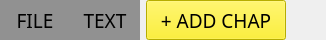
    <widget class="QWidget" name="w_top" native="true">
     <property name="minimumSize">
      <size>
       <width>0</width>
       <height>40</height>
      </size>
     </property>
     <property name="maximumSize">
      <size>
       <width>16777215</width>
       <height>40</height>
      </size>
     </property>
     <property name="styleSheet">
      <string notr="true">QToolButton
{
background:#919191;
}</string>
     </property>
     <layout class="QGridLayout" name="gridLayout_2">
      <property name="leftMargin">
       <number>0</number>
      </property>
      <property name="topMargin">
       <number>0</number>
      </property>
      <property name="rightMargin">
       <number>0</number>
      </property>
      <property name="bottomMargin">
       <number>0</number>
      </property>
      <item row="0" column="0">
       <widget class="QWidget" name="widget_5" native="true">
        <property name="minimumSize">
         <size>
          <width>140</width>
          <height>40</height>
         </size>
        </property>
        <property name="maximumSize">
         <size>
          <width>16777215</width>
          <height>40</height>
         </size>
        </property>
        <property name="styleSheet">
         <string notr="true">QToolButton
{
border: 1px solid black;
}</string>
        </property>
        <layout class="QGridLayout" name="gridLayout_3">
         <property name="leftMargin">
          <number>0</number>
         </property>
         <property name="topMargin">
          <number>0</number>
         </property>
         <property name="rightMargin">
          <number>0</number>
         </property>
         <property name="bottomMargin">
          <number>0</number>
         </property>
         <property name="spacing">
          <number>0</number>
         </property>
         <item row="0" column="0">
          <widget class="QToolButton" name="tb_menu_file">
           <property name="sizePolicy">
            <sizepolicy hsizetype="Minimum" vsizetype="Minimum">
             <horstretch>0</horstretch>
             <verstretch>0</verstretch>
            </sizepolicy>
           </property>
           <property name="font">
            <font>
             <family>Impact</family>
             <pointsize>14</pointsize>
            </font>
           </property>
           <property name="styleSheet">
            <string notr="true">QToolButton
{
border:0px;
}</string>
           </property>
           <property name="text">
            <string>FILE</string>
           </property>
          </widget>
         </item>
         <item row="0" column="1">
          <widget class="QToolButton" name="tb_menu_text">
           <property name="sizePolicy">
            <sizepolicy hsizetype="Minimum" vsizetype="Minimum">
             <horstretch>0</horstretch>
             <verstretch>0</verstretch>
            </sizepolicy>
           </property>
           <property name="font">
            <font>
             <family>Impact</family>
             <pointsize>14</pointsize>
            </font>
           </property>
           <property name="styleSheet">
            <string notr="true">QToolButton
{
border:0px;
}</string>
           </property>
           <property name="text">
            <string>TEXT</string>
           </property>
          </widget>
         </item>
        </layout>
       </widget>
      </item>
      <item row="0" column="2">
       <spacer name="horizontalSpacer">
        <property name="orientation">
         <enum>Qt::Horizontal</enum>
        </property>
        <property name="sizeHint" stdset="0">
         <size>
          <width>40</width>
          <height>20</height>
         </size>
        </property>
       </spacer>
      </item>
      <item row="0" column="1">
       <widget class="QToolButton" name="tb_add_chapter">
        <property name="minimumSize">
         <size>
          <width>140</width>
          <height>40</height>
         </size>
        </property>
        <property name="maximumSize">
         <size>
          <width>16777215</width>
          <height>40</height>
         </size>
        </property>
        <property name="font">
         <font>
          <family>Impact</family>
          <pointsize>14</pointsize>
         </font>
        </property>
        <property name="styleSheet">
         <string notr="true">QToolButton
{
background:#fff200;
}</string>
        </property>
        <property name="text">
         <string>+ ADD CHAP</string>
        </property>
       </widget>
      </item>
     </layout>
    </widget>
